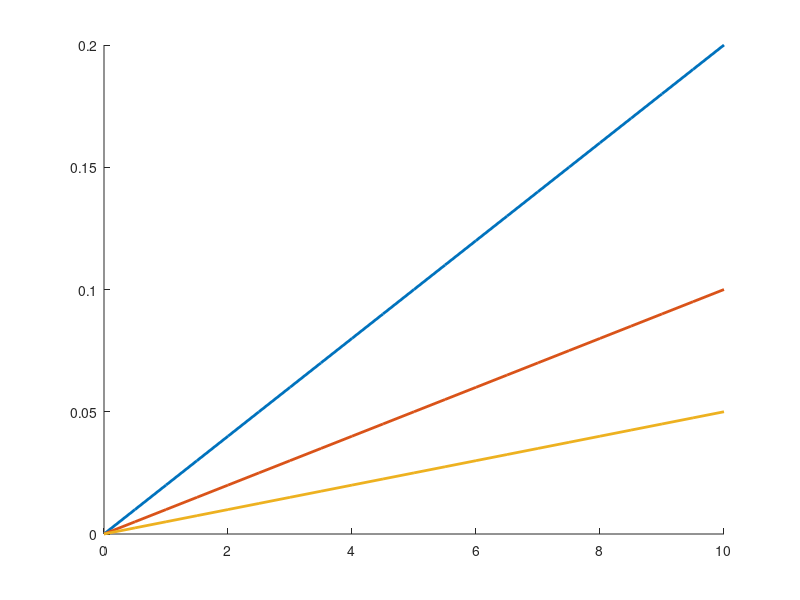

Write the MATLAB code that produced this figure. (Note: this script raises an error after producing the figure.)
% Generate a strict MATLAB plot for Slide 10.
% The F = 5 N markers are plotted from the same model values as the curves
% so their centres lie on the numerical strokes, not on an AI-redrawn graph.

out_file = fullfile(fileparts(mfilename('fullpath')), ...
    'week04_hooke_parameter_sweep_F5_markers.png');

F_N = 0:0.5:10;
k_Npm = [50 100 200];
extension_m = zeros(length(k_Npm), length(F_N));
for case_id = 1:length(k_Npm)
    extension_m(case_id,:) = F_N./k_Npm(case_id);
end

fig = figure('Visible','off','Color','w');
ax = axes(fig);
hold(ax,'on');
curve = plot(ax, F_N, extension_m.', 'LineWidth', 2);
for case_id = 1:length(k_Npm)
    scatter(ax, 5, 5/k_Npm(case_id), 75, curve(case_id).Color, ...
        'filled', 'MarkerEdgeColor',[0.15 0.15 0.15], 'LineWidth',0.6);
end
hold(ax,'off');
grid(ax,'on');
xlim(ax,[0 10]);
ylim(ax,[0 0.2]);
xlabel(ax,'Applied force, F (N)');
ylabel(ax,'Spring extension, x (m)');
title(ax,'Hooke''s Law Parameter Sweep: Effect of Spring Stiffness');
legend(ax,'k = 50 N/m','k = 100 N/m','k = 200 N/m', ...
    'Location','northwest');
% Use the same axes export and resolution as the approved strict source plot.
exportgraphics(ax, out_file, 'Resolution',180);
close(fig);
